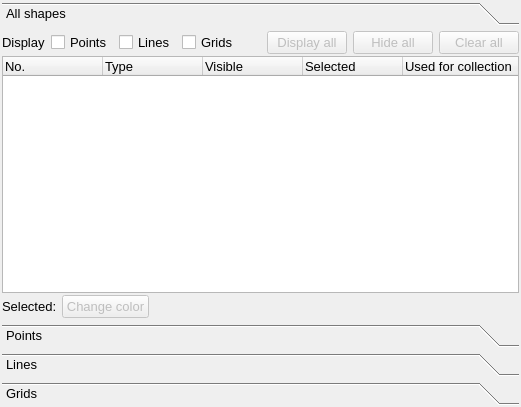
<?xml version="1.0" encoding="UTF-8"?>
<ui version="4.0">
 <class>GraphicsManagerWidgetLayout</class>
 <widget class="QWidget" name="GraphicsManagerWidgetLayout">
  <property name="geometry">
   <rect>
    <x>0</x>
    <y>0</y>
    <width>521</width>
    <height>407</height>
   </rect>
  </property>
  <property name="sizePolicy">
   <sizepolicy hsizetype="Minimum" vsizetype="Minimum">
    <horstretch>0</horstretch>
    <verstretch>0</verstretch>
   </sizepolicy>
  </property>
  <property name="maximumSize">
   <size>
    <width>32767</width>
    <height>32767</height>
   </size>
  </property>
  <property name="windowTitle">
   <string>Graphics manager</string>
  </property>
  <layout class="QGridLayout" name="gridLayout">
   <property name="margin">
    <number>2</number>
   </property>
   <property name="spacing">
    <number>2</number>
   </property>
   <item row="0" column="0">
    <widget class="QToolBox" name="shapes_toolbox">
     <property name="font">
      <font>
       <pointsize>10</pointsize>
      </font>
     </property>
     <property name="currentIndex">
      <number>0</number>
     </property>
     <widget class="QWidget" name="all_shapes_page">
      <property name="geometry">
       <rect>
        <x>0</x>
        <y>0</y>
        <width>540</width>
        <height>270</height>
       </rect>
      </property>
      <attribute name="label">
       <string>All shapes</string>
      </attribute>
      <layout class="QGridLayout" name="gridLayout_2">
       <property name="margin">
        <number>0</number>
       </property>
       <property name="spacing">
        <number>2</number>
       </property>
       <item row="0" column="0">
        <layout class="QHBoxLayout" name="rowone_hbox">
         <property name="spacing">
          <number>6</number>
         </property>
         <item>
          <widget class="QLabel" name="display_label">
           <property name="text">
            <string>Display</string>
           </property>
           <property name="wordWrap">
            <bool>false</bool>
           </property>
          </widget>
         </item>
         <item>
          <widget class="QCheckBox" name="display_points_cbox">
           <property name="text">
            <string>Points</string>
           </property>
          </widget>
         </item>
         <item>
          <widget class="QCheckBox" name="display_lines_cbox">
           <property name="text">
            <string>Lines</string>
           </property>
          </widget>
         </item>
         <item>
          <widget class="QCheckBox" name="display_grids_cbox">
           <property name="text">
            <string>Grids</string>
           </property>
          </widget>
         </item>
         <item>
          <spacer name="horizontalSpacer">
           <property name="orientation">
            <enum>Qt::Horizontal</enum>
           </property>
           <property name="sizeHint" stdset="0">
            <size>
             <width>40</width>
             <height>20</height>
            </size>
           </property>
          </spacer>
         </item>
         <item>
          <widget class="QPushButton" name="display_all_button">
           <property name="enabled">
            <bool>false</bool>
           </property>
           <property name="text">
            <string>Display all</string>
           </property>
          </widget>
         </item>
         <item>
          <widget class="QPushButton" name="hide_all_button">
           <property name="enabled">
            <bool>false</bool>
           </property>
           <property name="text">
            <string>Hide all</string>
           </property>
          </widget>
         </item>
         <item>
          <widget class="QPushButton" name="clear_all_button">
           <property name="enabled">
            <bool>false</bool>
           </property>
           <property name="text">
            <string>Clear all</string>
           </property>
          </widget>
         </item>
        </layout>
       </item>
       <item row="1" column="0">
        <widget class="QTreeWidget" name="shapes_treewidget">
         <property name="sizePolicy">
          <sizepolicy hsizetype="Preferred" vsizetype="Expanding">
           <horstretch>0</horstretch>
           <verstretch>0</verstretch>
          </sizepolicy>
         </property>
         <property name="minimumSize">
          <size>
           <width>425</width>
           <height>0</height>
          </size>
         </property>
         <property name="maximumSize">
          <size>
           <width>32767</width>
           <height>32767</height>
          </size>
         </property>
         <property name="selectionMode">
          <enum>QAbstractItemView::MultiSelection</enum>
         </property>
         <property name="rootIsDecorated">
          <bool>false</bool>
         </property>
         <column>
          <property name="text">
           <string>No.</string>
          </property>
         </column>
         <column>
          <property name="text">
           <string>Type</string>
          </property>
         </column>
         <column>
          <property name="text">
           <string>Visible</string>
          </property>
         </column>
         <column>
          <property name="text">
           <string>Selected</string>
          </property>
         </column>
         <column>
          <property name="text">
           <string>Used for collection</string>
          </property>
         </column>
        </widget>
       </item>
       <item row="2" column="0">
        <layout class="QHBoxLayout" name="rowthree_hbox">
         <property name="spacing">
          <number>2</number>
         </property>
         <item>
          <widget class="QLabel" name="selected_label">
           <property name="text">
            <string>Selected: </string>
           </property>
          </widget>
         </item>
         <item>
          <layout class="QHBoxLayout" name="horizontalLayout_3">
           <property name="spacing">
            <number>2</number>
           </property>
           <property name="rightMargin">
            <number>0</number>
           </property>
           <property name="bottomMargin">
            <number>0</number>
           </property>
           <item>
            <widget class="QPushButton" name="change_color_button">
             <property name="enabled">
              <bool>false</bool>
             </property>
             <property name="text">
              <string>Change color</string>
             </property>
            </widget>
           </item>
           <item>
            <spacer name="horizontalSpacer_2">
             <property name="orientation">
              <enum>Qt::Horizontal</enum>
             </property>
             <property name="sizeHint" stdset="0">
              <size>
               <width>40</width>
               <height>20</height>
              </size>
             </property>
            </spacer>
           </item>
          </layout>
         </item>
        </layout>
       </item>
      </layout>
     </widget>
     <widget class="QWidget" name="points_page">
      <property name="geometry">
       <rect>
        <x>0</x>
        <y>0</y>
        <width>517</width>
        <height>283</height>
       </rect>
      </property>
      <attribute name="icon">
       <iconset>
        <normaloff>../icons/Point.png</normaloff>../icons/Point.png</iconset>
      </attribute>
      <attribute name="label">
       <string>Points</string>
      </attribute>
      <layout class="QGridLayout" name="gridLayout_5">
       <property name="margin">
        <number>0</number>
       </property>
       <property name="spacing">
        <number>6</number>
       </property>
       <item row="0" column="0">
        <widget class="QTreeWidget" name="point_treewidget">
         <property name="rootIsDecorated">
          <bool>false</bool>
         </property>
         <column>
          <property name="text">
           <string>Index</string>
          </property>
         </column>
        </widget>
       </item>
       <item row="1" column="0">
        <layout class="QHBoxLayout" name="points_page_layout">
         <item>
          <widget class="QLabel" name="point_create_label">
           <property name="text">
            <string>Create new point:</string>
           </property>
          </widget>
         </item>
         <item>
          <widget class="QPushButton" name="create_point_start_button">
           <property name="text">
            <string>Centre</string>
           </property>
           <property name="icon">
            <iconset>
             <normaloff>../icons/VCRPlay2.png</normaloff>../icons/VCRPlay2.png</iconset>
           </property>
          </widget>
         </item>
         <item>
          <widget class="QPushButton" name="create_point_accept_button">
           <property name="text">
            <string>Accept</string>
           </property>
           <property name="icon">
            <iconset>
             <normaloff>../icons/ThumbUp.png</normaloff>../icons/ThumbUp.png</iconset>
           </property>
          </widget>
         </item>
         <item>
          <spacer name="point_create_horspacer">
           <property name="orientation">
            <enum>Qt::Horizontal</enum>
           </property>
           <property name="sizeHint" stdset="0">
            <size>
             <width>40</width>
             <height>20</height>
            </size>
           </property>
          </spacer>
         </item>
        </layout>
       </item>
      </layout>
     </widget>
     <widget class="QWidget" name="lines_page">
      <property name="geometry">
       <rect>
        <x>0</x>
        <y>0</y>
        <width>517</width>
        <height>283</height>
       </rect>
      </property>
      <attribute name="icon">
       <iconset>
        <normaloff>../icons/Line.png</normaloff>../icons/Line.png</iconset>
      </attribute>
      <attribute name="label">
       <string>Lines</string>
      </attribute>
      <layout class="QGridLayout" name="gridLayout_4">
       <property name="margin">
        <number>0</number>
       </property>
       <property name="spacing">
        <number>6</number>
       </property>
       <item row="0" column="0">
        <widget class="QTreeWidget" name="line_treewidget">
         <property name="font">
          <font>
           <pointsize>10</pointsize>
          </font>
         </property>
         <property name="rootIsDecorated">
          <bool>false</bool>
         </property>
         <column>
          <property name="text">
           <string>Index</string>
          </property>
         </column>
         <column>
          <property name="text">
           <string>Start</string>
          </property>
         </column>
         <column>
          <property name="text">
           <string>End</string>
          </property>
         </column>
        </widget>
       </item>
       <item row="1" column="0">
        <layout class="QHBoxLayout" name="horizontalLayout">
         <property name="spacing">
          <number>6</number>
         </property>
         <item>
          <widget class="QPushButton" name="create_line_button">
           <property name="text">
            <string>Create new line</string>
           </property>
           <property name="icon">
            <iconset>
             <normaloff>../icons/Line.png</normaloff>../icons/Line.png</iconset>
           </property>
          </widget>
         </item>
         <item>
          <spacer name="line_hor_spacer">
           <property name="orientation">
            <enum>Qt::Horizontal</enum>
           </property>
           <property name="sizeHint" stdset="0">
            <size>
             <width>40</width>
             <height>20</height>
            </size>
           </property>
          </spacer>
         </item>
        </layout>
       </item>
      </layout>
     </widget>
     <widget class="QWidget" name="grids_page">
      <property name="geometry">
       <rect>
        <x>0</x>
        <y>0</y>
        <width>517</width>
        <height>283</height>
       </rect>
      </property>
      <attribute name="icon">
       <iconset>
        <normaloff>../icons/Grid.png</normaloff>../icons/Grid.png</iconset>
      </attribute>
      <attribute name="label">
       <string>Grids</string>
      </attribute>
      <layout class="QGridLayout" name="gridLayout_3">
       <property name="margin">
        <number>0</number>
       </property>
       <property name="spacing">
        <number>6</number>
       </property>
       <item row="0" column="0">
        <layout class="QHBoxLayout" name="_2">
         <property name="spacing">
          <number>2</number>
         </property>
         <item>
          <layout class="QVBoxLayout" name="_3">
           <property name="spacing">
            <number>2</number>
           </property>
           <item>
            <widget class="QLabel" name="hor_spacing_label">
             <property name="text">
              <string>Horizontal spacing (μm):</string>
             </property>
             <property name="wordWrap">
              <bool>false</bool>
             </property>
            </widget>
           </item>
           <item>
            <widget class="QLabel" name="ver_spacing_label">
             <property name="text">
              <string>Vertical spacing (μm):</string>
             </property>
             <property name="wordWrap">
              <bool>false</bool>
             </property>
            </widget>
           </item>
          </layout>
         </item>
         <item>
          <layout class="QVBoxLayout" name="_4">
           <property name="spacing">
            <number>2</number>
           </property>
           <item>
            <widget class="QLineEdit" name="hor_spacing_ledit">
             <property name="minimumSize">
              <size>
               <width>70</width>
               <height>0</height>
              </size>
             </property>
             <property name="maximumSize">
              <size>
               <width>70</width>
               <height>32767</height>
              </size>
             </property>
             <property name="inputMask">
              <string/>
             </property>
             <property name="text">
              <string>0</string>
             </property>
            </widget>
           </item>
           <item>
            <widget class="QLineEdit" name="ver_spacing_ledit">
             <property name="minimumSize">
              <size>
               <width>70</width>
               <height>0</height>
              </size>
             </property>
             <property name="maximumSize">
              <size>
               <width>70</width>
               <height>32767</height>
              </size>
             </property>
             <property name="text">
              <string>0</string>
             </property>
            </widget>
           </item>
          </layout>
         </item>
         <item>
          <layout class="QVBoxLayout" name="_5">
           <property name="spacing">
            <number>2</number>
           </property>
           <item>
            <widget class="QLabel" name="hor_move_label">
             <property name="text">
              <string>Move horizontal:</string>
             </property>
             <property name="wordWrap">
              <bool>false</bool>
             </property>
            </widget>
           </item>
           <item>
            <widget class="QLabel" name="ver_move_label">
             <property name="text">
              <string>Move vertical:</string>
             </property>
             <property name="wordWrap">
              <bool>false</bool>
             </property>
            </widget>
           </item>
          </layout>
         </item>
         <item>
          <layout class="QVBoxLayout" name="_6">
           <property name="spacing">
            <number>2</number>
           </property>
           <item>
            <widget class="QPushButton" name="move_left_button">
             <property name="maximumSize">
              <size>
               <width>27</width>
               <height>27</height>
              </size>
             </property>
             <property name="text">
              <string/>
             </property>
             <property name="icon">
              <iconset>
               <normaloff>../icons/Left2.png</normaloff>../icons/Left2.png</iconset>
             </property>
             <property name="autoRepeat">
              <bool>true</bool>
             </property>
            </widget>
           </item>
           <item>
            <widget class="QPushButton" name="move_up_button">
             <property name="maximumSize">
              <size>
               <width>27</width>
               <height>27</height>
              </size>
             </property>
             <property name="text">
              <string/>
             </property>
             <property name="icon">
              <iconset>
               <normaloff>../icons/Up2.png</normaloff>../icons/Up2.png</iconset>
             </property>
             <property name="autoRepeat">
              <bool>true</bool>
             </property>
            </widget>
           </item>
          </layout>
         </item>
         <item>
          <layout class="QVBoxLayout" name="_7">
           <property name="spacing">
            <number>2</number>
           </property>
           <item>
            <widget class="QPushButton" name="move_right_button">
             <property name="maximumSize">
              <size>
               <width>27</width>
               <height>27</height>
              </size>
             </property>
             <property name="text">
              <string/>
             </property>
             <property name="icon">
              <iconset>
               <normaloff>../icons/Right2.png</normaloff>../icons/Right2.png</iconset>
             </property>
             <property name="autoRepeat">
              <bool>true</bool>
             </property>
            </widget>
           </item>
           <item>
            <widget class="QPushButton" name="move_down_button">
             <property name="sizePolicy">
              <sizepolicy hsizetype="Minimum" vsizetype="Preferred">
               <horstretch>0</horstretch>
               <verstretch>0</verstretch>
              </sizepolicy>
             </property>
             <property name="maximumSize">
              <size>
               <width>27</width>
               <height>27</height>
              </size>
             </property>
             <property name="text">
              <string/>
             </property>
             <property name="icon">
              <iconset>
               <normaloff>../icons/Down2.png</normaloff>../icons/Down2.png</iconset>
             </property>
             <property name="autoRepeat">
              <bool>true</bool>
             </property>
            </widget>
           </item>
          </layout>
         </item>
         <item>
          <spacer name="spacer1">
           <property name="orientation">
            <enum>Qt::Horizontal</enum>
           </property>
           <property name="sizeType">
            <enum>QSizePolicy::Expanding</enum>
           </property>
           <property name="sizeHint" stdset="0">
            <size>
             <width>91</width>
             <height>21</height>
            </size>
           </property>
          </spacer>
         </item>
        </layout>
       </item>
       <item row="1" column="0">
        <widget class="QTreeWidget" name="grid_treewidget">
         <property name="sizePolicy">
          <sizepolicy hsizetype="Preferred" vsizetype="Fixed">
           <horstretch>0</horstretch>
           <verstretch>0</verstretch>
          </sizepolicy>
         </property>
         <property name="minimumSize">
          <size>
           <width>425</width>
           <height>150</height>
          </size>
         </property>
         <property name="maximumSize">
          <size>
           <width>32767</width>
           <height>32767</height>
          </size>
         </property>
         <property name="font">
          <font>
           <pointsize>10</pointsize>
           <weight>50</weight>
           <italic>false</italic>
           <bold>false</bold>
          </font>
         </property>
         <property name="rootIsDecorated">
          <bool>false</bool>
         </property>
         <column>
          <property name="text">
           <string>Name</string>
          </property>
          <property name="font">
           <font>
            <pointsize>9</pointsize>
           </font>
          </property>
         </column>
         <column>
          <property name="text">
           <string>Beam width (μm)</string>
          </property>
          <property name="font">
           <font>
            <pointsize>9</pointsize>
           </font>
          </property>
         </column>
         <column>
          <property name="text">
           <string>Beam height (μm)</string>
          </property>
          <property name="font">
           <font>
            <pointsize>9</pointsize>
           </font>
          </property>
         </column>
         <column>
          <property name="text">
           <string>Lines</string>
          </property>
          <property name="font">
           <font>
            <pointsize>9</pointsize>
           </font>
          </property>
         </column>
         <column>
          <property name="text">
           <string>Images per line</string>
          </property>
          <property name="font">
           <font>
            <pointsize>9</pointsize>
           </font>
          </property>
         </column>
        </widget>
       </item>
       <item row="2" column="0">
        <layout class="QHBoxLayout" name="grid_create_hlayout">
         <property name="spacing">
          <number>6</number>
         </property>
         <item>
          <widget class="QPushButton" name="draw_grid_button">
           <property name="text">
            <string>Draw</string>
           </property>
           <property name="icon">
            <iconset>
             <normaloff>../icons/Grid.png</normaloff>../icons/Grid.png</iconset>
           </property>
          </widget>
         </item>
         <item>
          <spacer name="grid_hor_spacer">
           <property name="orientation">
            <enum>Qt::Horizontal</enum>
           </property>
           <property name="sizeType">
            <enum>QSizePolicy::Expanding</enum>
           </property>
           <property name="sizeHint" stdset="0">
            <size>
             <width>91</width>
             <height>21</height>
            </size>
           </property>
          </spacer>
         </item>
         <item>
          <widget class="QPushButton" name="remove_grid_button">
           <property name="enabled">
            <bool>false</bool>
           </property>
           <property name="text">
            <string>Remove</string>
           </property>
          </widget>
         </item>
        </layout>
       </item>
      </layout>
     </widget>
    </widget>
   </item>
  </layout>
 </widget>
 <layoutdefault spacing="6" margin="11"/>
 <pixmapfunction>qPixmapFromMimeSource</pixmapfunction>
 <resources/>
 <connections/>
</ui>
